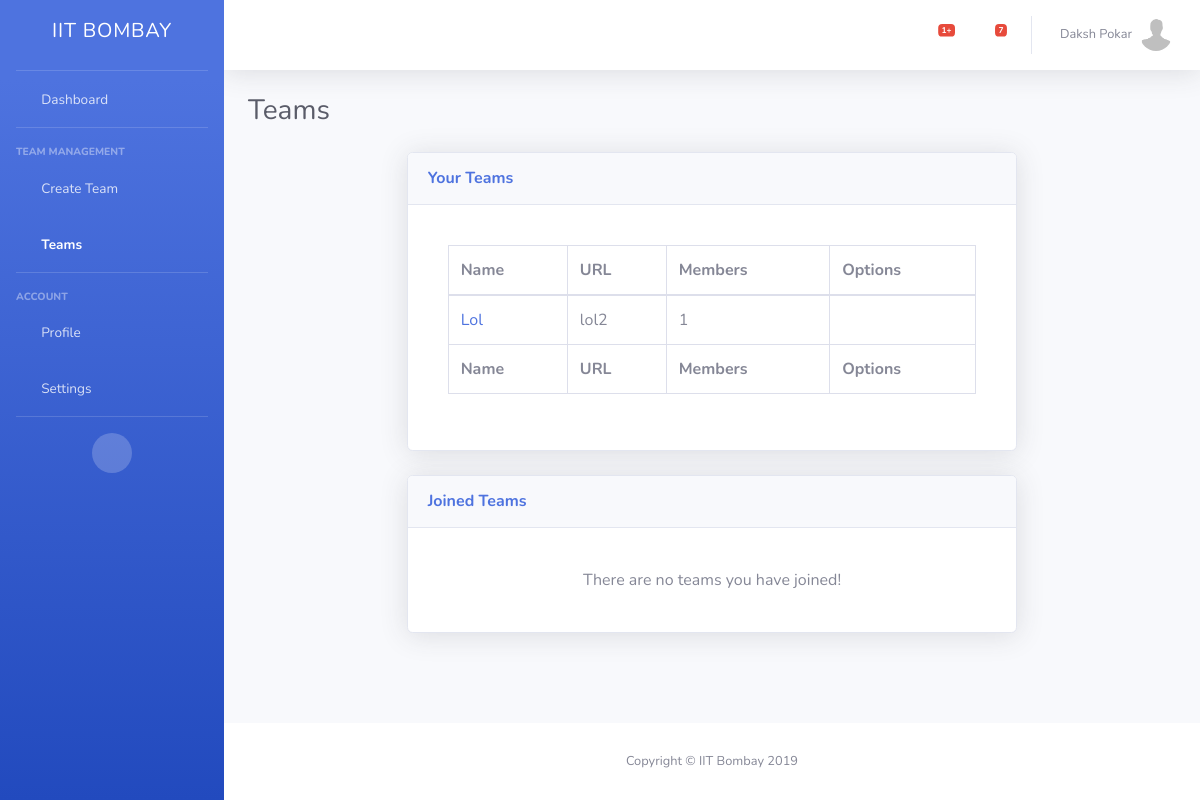
The page /teams/ (signed in) on the database as committed earlier.
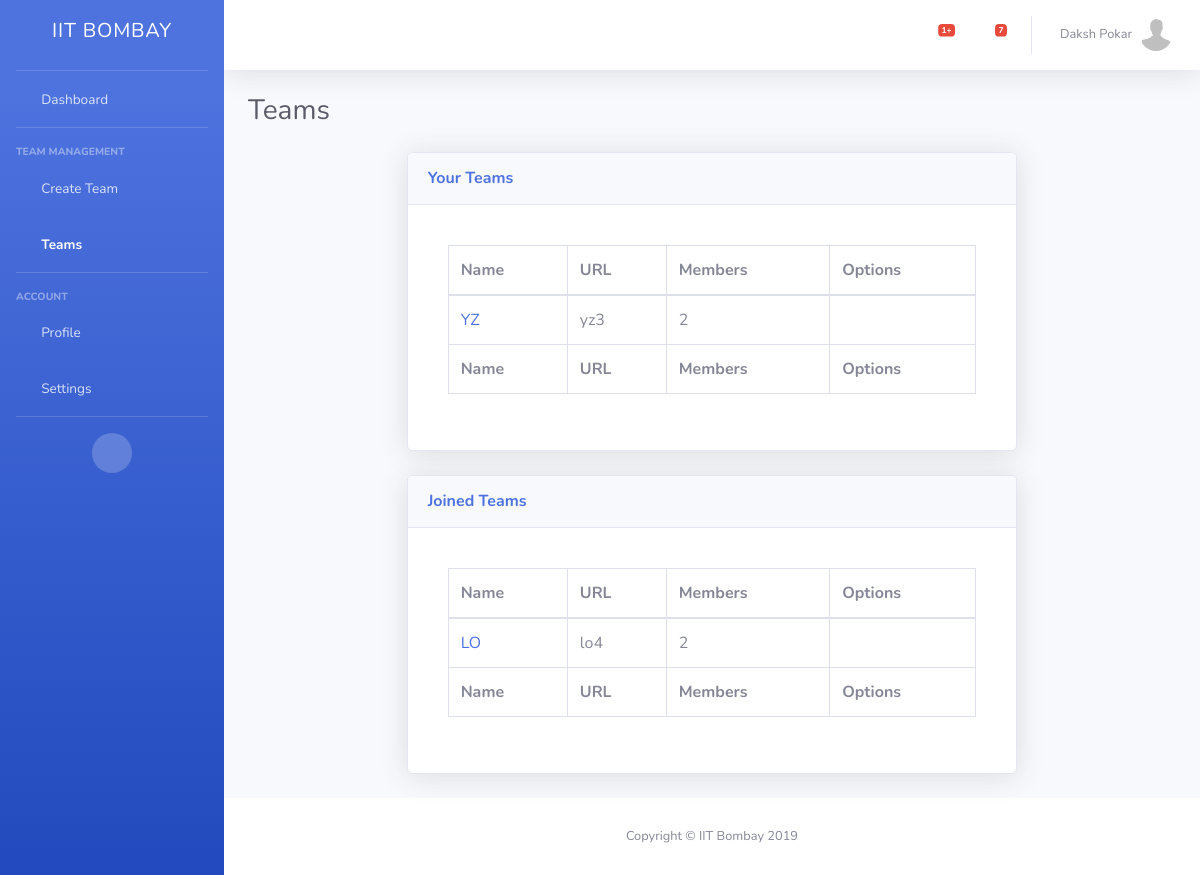
The same page on the database as committed later.
### TM/models.py (models this page shows)
class UserProfile(models.Model):
    user = models.ForeignKey(User, on_delete=models.CASCADE)
    username = models.CharField(max_length=400)
    profile_picture = models.FileField(upload_to=user_directory, null=True, default='/default_profile.jpg', blank=True)

class Teams(models.Model):
    id = models.AutoField(primary_key=True)
    name = models.CharField(max_length=400)
    url = models.CharField(max_length=400)
    admin = models.ForeignKey(User, on_delete=models.CASCADE)
    members = models.ManyToManyField(User, through='Membership', related_name="member")

class Membership(models.Model):
    member = models.ForeignKey(User, on_delete=models.CASCADE)
    team = models.ForeignKey(Teams, on_delete=models.CASCADE)

### TM/views.py (the view, shortened to what this page needs)
# urls.py: path('teams/', TeamView.as_view(), name="team"),
class TeamView(LoginRequiredMixin, TemplateView):
    login_url = '/../login/'
    template_name="teams.html"
    def get(self, request):
        user = request.user
        us = UserProfile.objects.get(user=user)
        teams = Teams.objects.filter(admin=user)
        joined_teams = Membership.objects.filter(member=User.objects.get(username=user.username))
        jt = None
        if joined_teams.all().count() == 1:
            jt = joined_teams.all()[0].team
        return render(request, self.template_name, {'teams': teams, 'us': us, 'user': user, 'joined_teams': joined_teams, 'jt': jt})

### TM/templates/teams.html (shortened to what this page needs)
<!DOCTYPE html>
{% load static %}
<html lang="en">
<head>
  <link href="{% static 'vendor/fontawesome-free/css/all.min.css' %}" rel="stylesheet" type="text/css">
  <link href="{% static 'css/sb-admin-2.min.css' %}" rel="stylesheet">
  <link href="{% static 'vendor/datatables/dataTables.bootstrap4.min.css' %}" rel="stylesheet">
</head>
<body id="page-top">
  <div id="wrapper">
    {% block sidebar %}
      {% include "menu.html" %}
    {% endblock %}
    <div id="content-wrapper" class="d-flex flex-column">
      <div id="content">
        {% block topbar %}
        {% include "topbar.html" %}
      {% endblock %}
        <div class="container-fluid">
          <div class="d-sm-flex align-items-center justify-content-between mb-4">
            <h1 class="h3 mb-0 text-gray-800">Teams</h1>
          </div>
          <form method="post" enctype="multipart/form-data">
          <div class="row">
            <div class="col-xl-2"></div>
            <div class="col-xl-8">
              <div class="card shadow mb-4">
                <div class="card-header py-3 d-flex flex-row align-items-center justify-content-between">
                  <h6 class="m-0 font-weight-bold text-primary">Your Teams </h6>
                </div>
                <div class="card-body">
                        <div class="card-body">
                                <div class="table-responsive">
                                  {%  if teams.all.count != 0 %}
                                  <table class="table table-bordered" id="dataTable" width="100%" cellspacing="0">
                                        <thead>
                                                <tr>
                                                  <th>Name</th>
                                                  <th>URL</th>
                                                  <th>Members</th>
                                                  <th>Options</th>
                                                </tr>
                                              </thead>
                                              <tfoot>
                                                    <tr>
                                                      <th>Name</th>
                                                      <th>URL</th>
                                                      <th>Members</th>
                                                      <th>Options</th>
                                                    </tr>
                                                </tfoot>
                                                <tbody>
                                                        {%    for i in teams.all  %}
                                                    <tr>
                                                        <td><a href="/team/{{ i.url }}/dashboard/">{{  i.name   }}</a></td>
                                                        <td>{{  i.url   }}</td>
                                                        <td>{{  i.members.count }}</td>
                                                        <td><a href="/team/{{ i.url }}/dashboard/"><i class="fas fa-external-link-alt"></i></a><a href="/team/{{ i.url }}/settings/" style="margin-left: 10px"><i class="fas fa-cog"></i></a><a href="/team/{{ i.url }}/delete/" style="margin-left: 10px"><i class="fas fa-trash"></i></a></td>
                                                    </tr>
                                                    {%  endfor  %}
                                                </tbody>
                                                </table>
                                                {%  else  %}
                                                <div align="center">There are no teams you are admin of!</div>
                                                {%  endif %}
                                                </div>
                                              </div>
                </div>
              </div>
              <div class="card shadow mb-4">
                  <div class="card-header py-3 d-flex flex-row align-items-center justify-content-between">
                    <h6 class="m-0 font-weight-bold text-primary">Joined Teams</h6>
                  </div>
                  <div class="card-body">
                          <div class="card-body">
                                  <div class="table-responsive">
                                    {%  if joined_teams.all.count == 1  %}
                                        {%  if jt.admin != user %}
                                        <table class="table table-bordered" id="dataTable1" width="100%" cellspacing="0">
                                            <thead>
                                                    <tr>
                                                      <th>Name</th>
                                                      <th>URL</th>
                                                      <th>Members</th>
                                                      <th>Options</th>
                                                    </tr>
                                                  </thead>
                                                  <tfoot>
                                                        <tr>
                                                          <th>Name</th>
                                                          <th>URL</th>
                                                          <th>Members</th>
                                                          <th>Options</th>
                                                        </tr>
                                                    </tfoot>
                                                    <tbody>
                                                            {%    for i in joined_teams.all  %}
                                                            {%  if i.team.admin != user %}
                                                        <tr>
                                                            <td><a href="/team/{{ i.team.url }}/dashboard/">{{  i.team.name   }}</a></td>
                                                            <td>{{  i.team.url   }}</td>
                                                            <td>{{  i.team.members.count }}</td>
                                                            <td><a href="/team/{{ i.team.url }}/dashboard/"><i class="fas fa-external-link-alt"></i></a></td>
                                                        </tr>
                                                          {%  endif %}
                                                        {%  endfor  %}
                                                    </tbody>
                                                    </table>
                                        {%  else  %}
                                          <div align="center">There are no teams you have joined!</div>
                                        {%  endif %}
                                    {%  elif joined_teams.all.count != 0 %}
                                    <table class="table table-bordered" id="dataTable2" width="100%" cellspacing="0">
                                          <thead>
                                                  <tr>
                                                    <th>Name</th>
                                                    <th>URL</th>
                                                    <th>Members</th>
                                                    <th>Options</th>
                                                  </tr>
                                                </thead>
                                                <tfoot>
                                                      <tr>
                                                        <th>Name</th>
                                                        <th>URL</th>
                                                        <th>Members</th>
                                                        <th>Options</th>
                                                      </tr>
                                                  </tfoot>
                                                  <tbody>
                                                          {%    for i in joined_teams.all  %}
                                                          {%  if i.team.admin != user %}
                                                      <tr>
                                                          <td><a href="/team/{{ i.team.url }}/dashboard/">{{  i.team.name   }}</a></td>
                                                          <td>{{  i.team.url   }}</td>
                                                          <td>{{  i.team.members.count }}</td>
                                                          <td><a href="/team/{{ i.team.url }}/dashboard/"><i class="fas fa-external-link-alt"></i></a></td>
                                                      </tr>
                                                        {%  endif %}
                                                      {%  endfor  %}
                                                  </tbody>
                                                  </table>
                                                  {%  else  %}
                                                  <div align="center">There are no teams you have joined!</div>
                                                  {%  endif %}
                                                  </div>
                                                </div>
                  </div>
                </div>
            </div>
            <div class="col-xl-2"></div>
            </div></form>
        </div>
      </div>
      {% block footer %}
      {% include "footer.html" %}
    {% endblock %}
    </div>
  </div>
</body>
</html>

### TM/templates/menu.html
{% load static %}
<ul class="navbar-nav bg-gradient-primary sidebar sidebar-dark accordion" id="accordionSidebar">
        <a class="sidebar-brand d-flex align-items-center justify-content-center" href="/dashboard/">
            <div class="sidebar-brand-icon">
                <h5>IIT Bombay</h5>
              </div>
        </a>
        <hr class="sidebar-divider my-0">
        <li class="nav-item {%  if request.path == "/" %} active {%  endif %}">
          <a class="nav-link" href="/">
            <i class="fas fa-fw fa-tachometer-alt"></i>
            <span>Dashboard</span></a>
        </li>
            <hr class="sidebar-divider">
            <div class="sidebar-heading">
              Team Management
            </div>
            <li class="nav-item {%  if request.path == "/create-team/" %}active{%  endif %}">
                <a class="nav-link" href="/create-team/">
                  <i class="fas fa-fw fa-plus"></i>
                  <span>Create Team</span></a>
              </li>
              <li class="nav-item {%  if request.path == "/teams/" %} active {%  endif %}">
                  <a class="nav-link" href="/teams/">
                    <i class="fas fa-fw fa-users"></i>
                    <span>Teams</span></a>
                </li>
            <hr class="sidebar-divider">
        <div class="sidebar-heading">
          Account
        </div>
        <li class="nav-item">
            <a class="nav-link" href="/profile/{{  us.username  }}">
              <i class="fas fa-fw fa-user-circle"></i>
              <span>Profile</span></a>
          </li>
             <li class="nav-item {%  if request.path == "/settings/" %} active {%  endif %}">
                <a class="nav-link" href="/settings/">
                    <i class="fas fa-fw fa-cog"></i>
                    <span>Settings</span></a>
              </li>
        <hr class="sidebar-divider">
        <div class="text-center d-none d-md-inline">
          <button class="rounded-circle border-0" id="sidebarToggle"></button>
        </div>
      </ul>

### TM/templates/topbar.html (shortened to what this page needs)
<nav class="navbar navbar-expand navbar-light bg-white topbar mb-4 static-top shadow">
        <ul class="navbar-nav ml-auto">
          {% block alerts %}
          {% include "alerts.html" %}
        {% endblock %}
          {% block messages %}
          {% include "mess_notification.html" %}
        {% endblock %}
          {% block profile %}
          {% include "profile_menu.html" %}
        {% endblock %}
        </ul>
      </nav>

### TM/templates/alerts.html (shortened to what this page needs)
<li class="nav-item dropdown no-arrow mx-1">
        <a class="nav-link dropdown-toggle" href="#" id="alertsDropdown" role="button" data-toggle="dropdown" aria-haspopup="true" aria-expanded="false">
          <i class="fas fa-bell fa-fw"></i>
          <span class="badge badge-danger badge-counter">1+</span>
        </a>
      </li>

### TM/templates/mess_notification.html (shortened to what this page needs)
<li class="nav-item dropdown no-arrow mx-1">
              <a class="nav-link dropdown-toggle" href="#" id="messagesDropdown" role="button" data-toggle="dropdown" aria-haspopup="true" aria-expanded="false">
                <i class="fas fa-envelope fa-fw"></i>
                <span class="badge badge-danger badge-counter">7</span>
              </a>
            </li>

### TM/templates/profile_menu.html (shortened to what this page needs)
            <li class="nav-item dropdown no-arrow">
              <a class="nav-link dropdown-toggle" href="#" id="userDropdown" role="button" data-toggle="dropdown" aria-haspopup="true" aria-expanded="false">
                <span class="mr-2 d-none d-lg-inline text-gray-600 small">{{  user.first_name  }} {{ user.last_name }}</span>
                <img class="img-profile rounded-circle" src="{{ MEDIA_ROOT }}{{  us.profile_picture.url  }}">
              </a>
            </li>

### TM/templates/footer.html
<footer class="sticky-footer bg-white">
        <div class="container my-auto">
          <div class="copyright text-center my-auto">
            <span>Copyright &copy; IIT Bombay 2019</span>
          </div>
        </div>
      </footer>

Rows that differ between the two databases and show on the page:
removed Teams: name "Lol", url "lol2", members.count "1"
added Teams: name "YZ", url "yz3", members.count "2"
added Membership: team.name "LO", team "lo4", team.members.count "2"
Other text that changed with them:
text no longer shown: "There are no teams you have joined!"
text now shown: "Name URL Members Options Name URL Members Options"
